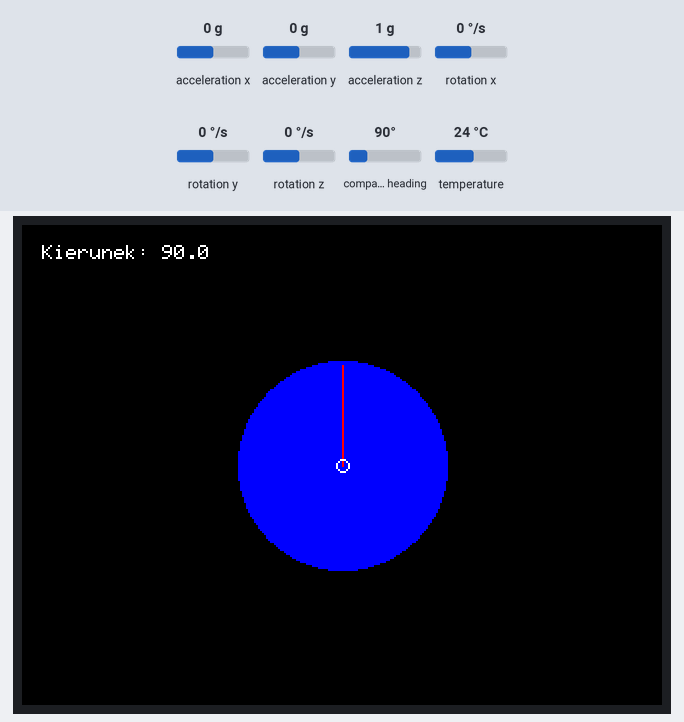
A sketch run on a simulated ESP32. On the bench: 320×240 colour display. The test bench sets the inputs (shaded band); at power-on: acceleration x 0 g, acceleration y 0 g, acceleration z 1 g, rotation x 0 °/s, rotation y 0 °/s, rotation z 0 °/s, compass heading 90°, temperature 24 °C.

Above: at 1.4 s.
1.5 s: acceleration x set to 0.8 g
At 1.8 s:
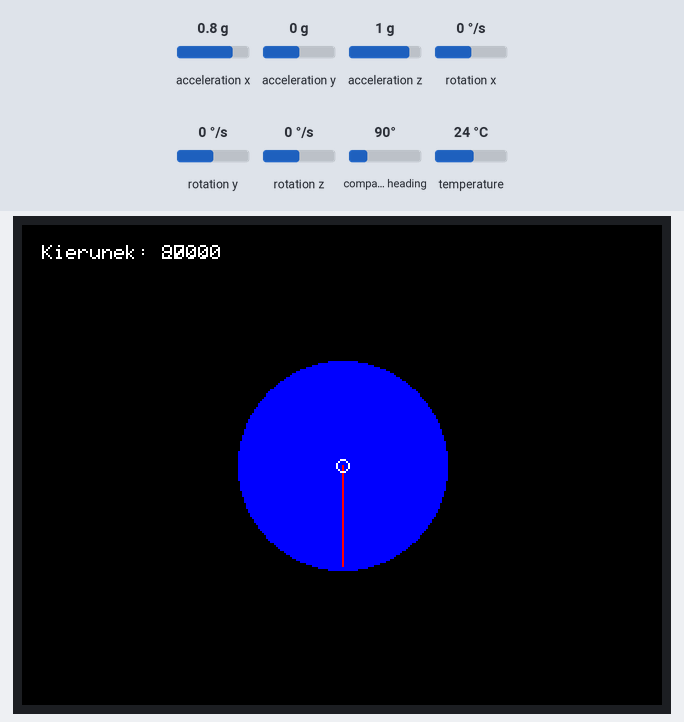
3.0 s: acceleration y set to -1.4 g
At 4.0 s:
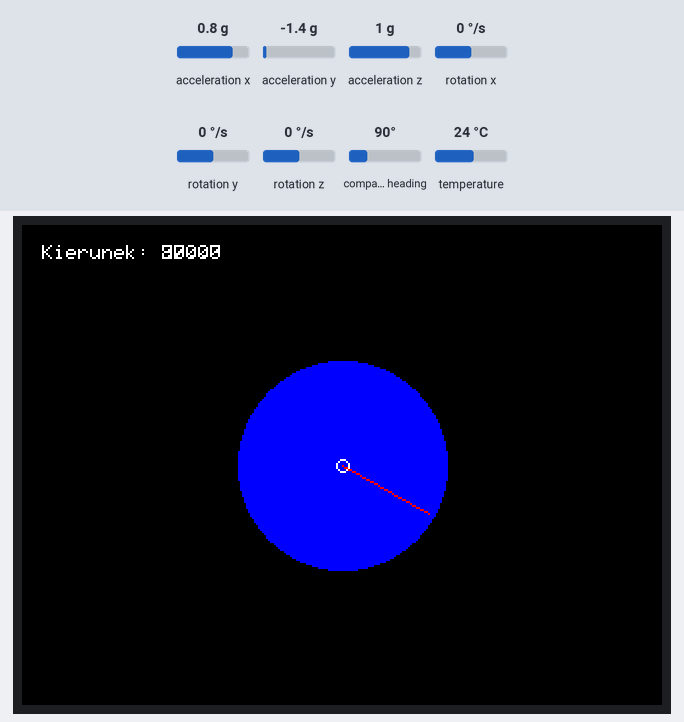
4.5 s: acceleration x set to -1.4 g
At 5.1 s:
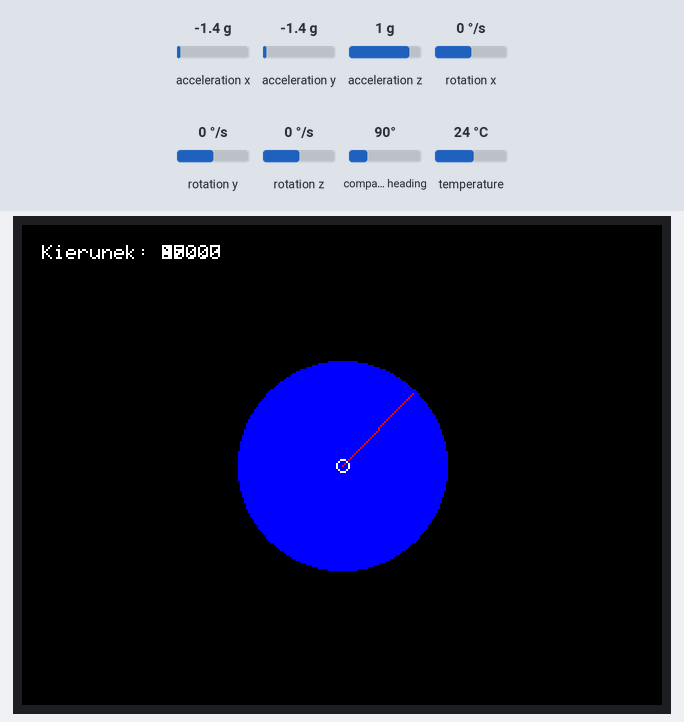
6.0 s: acceleration y set to -0.8 g
At 7.3 s:
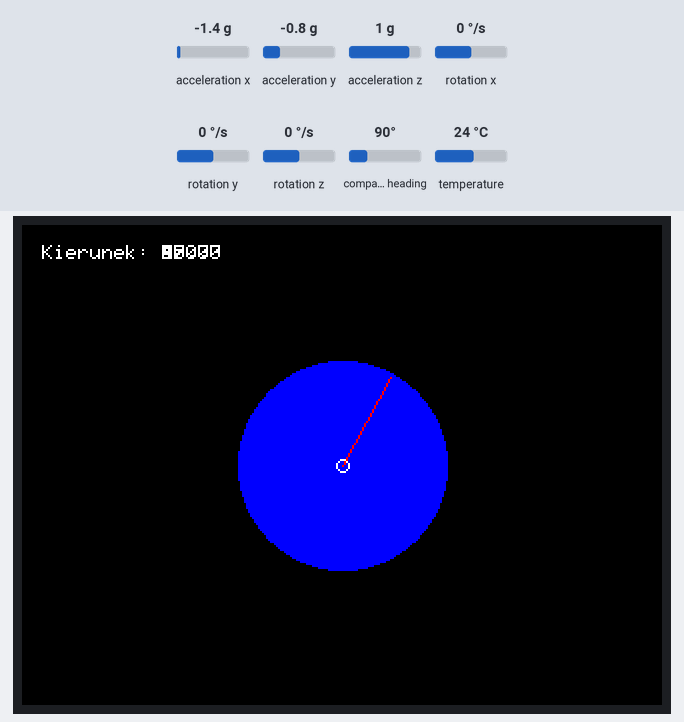
Timing chart, 0 to 8.5 s (numbered marks = the images above; inputs shaded):
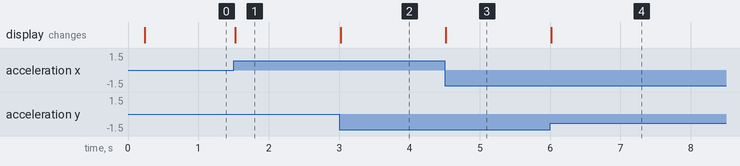

The sketch:

Compass_code_test.ino
```cpp
#include <QMC5883LCompass.h>
#include <Adafruit_Sensor.h>
#include <Adafruit_MPU6050.h>
#include <TFT_eSPI.h>

// Obiekty czujników i ekranu
QMC5883LCompass compass;
Adafruit_MPU6050 mpu;
TFT_eSPI tft = TFT_eSPI();

// Kalibracja magnetometru
float minX = -1000, maxX = 1000;
float minY = -1000, maxY = 1000;

float previousHeading = -1;

void setup() {
  Serial.begin(115200);

  // Inicjalizacja ekranu TFT
  tft.init();
  tft.setRotation(1);
  tft.fillScreen(TFT_BLACK);

  // Inicjalizacja magnetometru
  compass.init();
  compass.setCalibration(-1000, 1000, -1000, 1000, -1000, 1000);

  // Inicjalizacja MPU6050
  if (!mpu.begin()) {
    Serial.println("Nie udało się znaleźć MPU6050");
    while (1);
  }
  mpu.setAccelerometerRange(MPU6050_RANGE_8_G);
  mpu.setGyroRange(MPU6050_RANGE_500_DEG);
  mpu.setFilterBandwidth(MPU6050_BAND_21_HZ);
}

void loop() {
  // Odczyt danych z magnetometru i akcelerometru
  compass.read();
  sensors_event_t a, g, temp;
  mpu.getEvent(&a, &g, &temp);

  float X = compass.getX();
  float Y = compass.getY();
  float Z = compass.getZ();

  // Kalibracja
  float calibratedX = (X - (minX + maxX) / 2.0) / (maxX - minX);
  float calibratedY = (Y - (minY + maxY) / 2.0) / (maxY - minY);

  // Kompensacja przechyłu
  float pitch = atan2(a.acceleration.y, sqrt(a.acceleration.x * a.acceleration.x + a.acceleration.z * a.acceleration.z));
  float roll = atan2(-a.acceleration.x, a.acceleration.z);

  float Xh = calibratedX * cos(pitch) + Z * sin(pitch);
  float Yh = calibratedY * cos(roll) - Z * sin(roll) * cos(pitch);

  // Obliczanie azymutu
  float heading = atan2(Yh, Xh) * 180 / PI;
  if (heading < 0) heading += 360;

  // Rysowanie tylko w przypadku zmiany
  if (abs(heading - previousHeading) > 1) {
    displayCompass(heading);
    previousHeading = heading;
  }

  delay(50);
}

void displayCompass(float heading) {
  int centerX = tft.width() / 2;
  int centerY = tft.height() / 2;
  int needleLength = 50;

  int needleX = centerX + needleLength * cos(heading * PI / 180);
  int needleY = centerY - needleLength * sin(heading * PI / 180);

  // Czyszczenie poprzedniej igły
  tft.fillCircle(centerX, centerY, needleLength + 2, TFT_BLUE);

  // Rysowanie nowej igły
  tft.drawLine(centerX, centerY, needleX, needleY, TFT_RED);
  tft.drawCircle(centerX, centerY, 3, TFT_WHITE);
  tft.setCursor(10, 10);
  tft.printf("Kierunek: %.1f", heading);
}
```

Measured:
- after the input at 1.5 s, the display: changes at once (image 1)
- after the input at 3.0 s, the display: changes at once (image 2)
- after the input at 4.5 s, the display: changes at once (image 3)
- after the input at 6.0 s, the display: changes at once (image 4)
